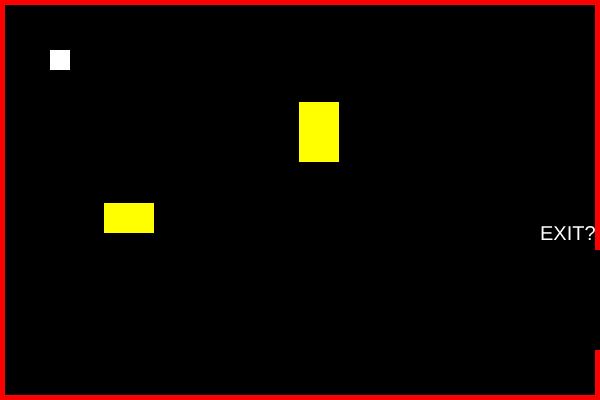
Frame 1 (no input)
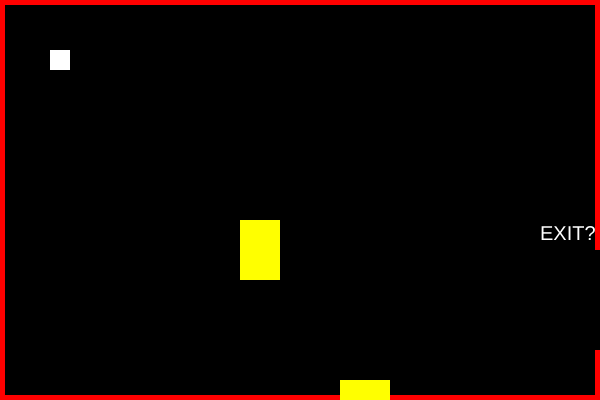
Frame 60 (no input)
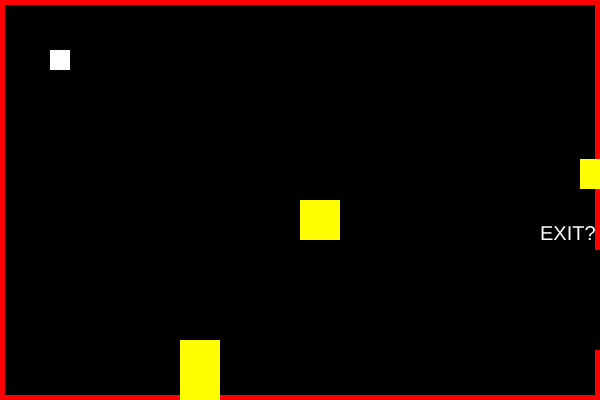
Frame 120 (the mouse pressed at the canvas centre since frame 60)

The p5.js sketch that drew these frames (run headless with seeded random() and noise() and a simulated clock; from frame 60 on, the mouse is pressed at the canvas centre):

// p5.js sketch
// ── sketch.js

//Variables, there are a lot.. 

var playerX = 50;
var playerY = 50;
var obs1X = 100;
var obs1Y = 200;
var obs1XSpeed = 4;
var obs1YSpeed = 3;
var obs2X = 300;
var obs2Y = 100;
var obs2XSpeed = -1;
var obs2YSpeed = 2;
var clickObsX = -100;
var clickObsY = -100;
var exitGapTop = 250;
var exitGapBottom = 350;

// Setup

function setup() {
  createCanvas(600, 400);
}

// this is just the main draw loop 

function draw() {
  background(0);
  borders();
  exit();
  movePlayer();
  player();
  moveObstacles();
  drawObstacles();
  clickObstacle();
  checkWin();
}

// here are all the functions, didn't think it could look cleaner.. 

//this is for the borders and screen outline 
function borders() {
  stroke(255, 0, 0);
  strokeWeight(10);
  noFill();
  rect(0, 0, width, height);
}
// this is for the exit/text 
function exit() {
  noStroke();
  fill(0);
  rect(width - 10, exitGapTop, 10, exitGapBottom - exitGapTop);
  fill(255);
  textSize(20);
  text("EXIT?", width - 60, exitGapTop - 10);
}
// Movement controls using wasd 
function movePlayer() {
  if (keyIsDown(65)) { playerX -= 2; } // w
  if (keyIsDown(68)) { playerX += 2; } // a
  if (keyIsDown(87)) { playerY -= 2; } // s
  if (keyIsDown(83)) { playerY += 2; } // d
}
// this is the player 
function player() {
  fill(255);
  rect(playerX, playerY, 20, 20);
}
// moving asteroids? 
function moveObstacles() {
  obs1X += obs1XSpeed;
  obs1Y += obs1YSpeed;
  wrap1();
  obs2X += obs2XSpeed;
  obs2Y += obs2YSpeed;
  wrap2();
}
//  this is a function for drawing the obsticles 
function drawObstacles() {
  fill(255, 255, 0);
  rect(obs1X, obs1Y, 50, 30);
  rect(obs2X, obs2Y, 40, 60);
}
// this draws mouse placed objects
function clickObstacle() {
  fill(255, 255, 0);
  rect(clickObsX, clickObsY, 40, 40);
}
// YOU WIN!!! 
function checkWin() {
  if (playerX > width - 20 && playerY > exitGapTop && playerY < exitGapBottom) {
    fill(255);
    textSize(35);
    text("WOW, YOU DID IT!", 220, 200);
    noLoop();
  }
}
// this function creates a new obsticle 
function mousePressed() {
  clickObsX = mouseX;
  clickObsY = mouseY;
}
// this creates the first wrapping effect 
function wrap1() {
  if (obs1X > width) obs1X = 0;
  if (obs1X < 0) obs1X = width;
  if (obs1Y > height) obs1Y = 0;
  if (obs1Y < 0) obs1Y = height;
}
// this creates the second wrapping effect 
function wrap2() {
  if (obs2X > width) obs2X = 0;
  if (obs2X < 0) obs2X = width;
  if (obs2Y > height) obs2Y = 0;
  if (obs2Y < 0) obs2Y = height;
}
// ── Thegame.html
<html>

    <head>
       
     <title>A Simple Game</title>
        <script src="https://cdnjs.cloudflare.com/ajax/libs/p5.js/1.1.9/p5.min.js"></script>
        <script src="./sketch.js"></script>
    </head>
    <body>

    </body>
</html>
